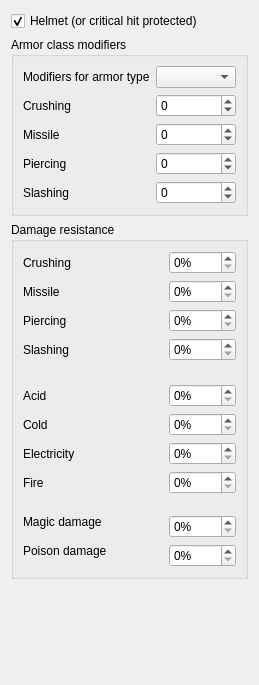
<?xml version="1.0" encoding="UTF-8"?>
<ui version="4.0">
 <class>Enemy</class>
 <widget class="QWidget" name="Enemy">
  <property name="geometry">
   <rect>
    <x>0</x>
    <y>0</y>
    <width>259</width>
    <height>685</height>
   </rect>
  </property>
  <property name="windowTitle">
   <string>Form</string>
  </property>
  <layout class="QVBoxLayout" name="verticalLayout">
   <item>
    <widget class="QCheckBox" name="helmet">
     <property name="enabled">
      <bool>true</bool>
     </property>
     <property name="text">
      <string>Helmet (or critical hit protected)</string>
     </property>
     <property name="checked">
      <bool>true</bool>
     </property>
    </widget>
   </item>
   <item>
    <widget class="QGroupBox" name="armorClassModifersGroup">
     <property name="title">
      <string>Armor class modifiers</string>
     </property>
     <layout class="QGridLayout" name="gridLayout">
      <item row="0" column="0">
       <widget class="QLabel" name="armorLabel">
        <property name="text">
         <string>Modifiers for armor type</string>
        </property>
        <property name="buddy">
         <cstring>armor</cstring>
        </property>
       </widget>
      </item>
      <item row="0" column="1">
       <widget class="QComboBox" name="armor"/>
      </item>
      <item row="1" column="0">
       <widget class="QLabel" name="crushingModifierLabel">
        <property name="text">
         <string>Crushing</string>
        </property>
        <property name="buddy">
         <cstring>crushingModifier</cstring>
        </property>
       </widget>
      </item>
      <item row="1" column="1">
       <widget class="QSpinBox" name="crushingModifier">
        <property name="minimum">
         <number>-10</number>
        </property>
        <property name="maximum">
         <number>10</number>
        </property>
       </widget>
      </item>
      <item row="2" column="0">
       <widget class="QLabel" name="missileModifierLabel">
        <property name="text">
         <string>Missile</string>
        </property>
        <property name="buddy">
         <cstring>missileModifier</cstring>
        </property>
       </widget>
      </item>
      <item row="2" column="1">
       <widget class="QSpinBox" name="missileModifier">
        <property name="minimum">
         <number>-10</number>
        </property>
        <property name="maximum">
         <number>10</number>
        </property>
       </widget>
      </item>
      <item row="3" column="0">
       <widget class="QLabel" name="piercingModifierLabel">
        <property name="text">
         <string>Piercing</string>
        </property>
        <property name="buddy">
         <cstring>piercingModifier</cstring>
        </property>
       </widget>
      </item>
      <item row="3" column="1">
       <widget class="QSpinBox" name="piercingModifier">
        <property name="minimum">
         <number>-10</number>
        </property>
        <property name="maximum">
         <number>10</number>
        </property>
       </widget>
      </item>
      <item row="4" column="0">
       <widget class="QLabel" name="slashingModifierLabel">
        <property name="text">
         <string>Slashing</string>
        </property>
        <property name="buddy">
         <cstring>slashingModifier</cstring>
        </property>
       </widget>
      </item>
      <item row="4" column="1">
       <widget class="QSpinBox" name="slashingModifier">
        <property name="minimum">
         <number>-10</number>
        </property>
        <property name="maximum">
         <number>10</number>
        </property>
       </widget>
      </item>
     </layout>
    </widget>
   </item>
   <item>
    <widget class="QGroupBox" name="damageResistanceGroup">
     <property name="title">
      <string>Damage resistance</string>
     </property>
     <layout class="QGridLayout" name="gridLayout_2">
      <item row="0" column="0">
       <widget class="QLabel" name="crushingResistanceLabel">
        <property name="text">
         <string>Crushing</string>
        </property>
        <property name="buddy">
         <cstring>crushingResistance</cstring>
        </property>
       </widget>
      </item>
      <item row="0" column="2">
       <widget class="QSpinBox" name="crushingResistance">
        <property name="suffix">
         <string>%</string>
        </property>
        <property name="maximum">
         <number>100</number>
        </property>
        <property name="singleStep">
         <number>5</number>
        </property>
       </widget>
      </item>
      <item row="1" column="0">
       <widget class="QLabel" name="missileResistanceLabel">
        <property name="text">
         <string>Missile</string>
        </property>
        <property name="buddy">
         <cstring>missileResistance</cstring>
        </property>
       </widget>
      </item>
      <item row="1" column="2">
       <widget class="QSpinBox" name="missileResistance">
        <property name="suffix">
         <string>%</string>
        </property>
        <property name="maximum">
         <number>100</number>
        </property>
        <property name="singleStep">
         <number>5</number>
        </property>
       </widget>
      </item>
      <item row="2" column="0">
       <widget class="QLabel" name="piercingResistanceLabel">
        <property name="text">
         <string>Piercing</string>
        </property>
        <property name="buddy">
         <cstring>piercingResistance</cstring>
        </property>
       </widget>
      </item>
      <item row="2" column="2">
       <widget class="QSpinBox" name="piercingResistance">
        <property name="suffix">
         <string>%</string>
        </property>
        <property name="maximum">
         <number>100</number>
        </property>
        <property name="singleStep">
         <number>5</number>
        </property>
       </widget>
      </item>
      <item row="3" column="0">
       <widget class="QLabel" name="slashingResistanceLabel">
        <property name="text">
         <string>Slashing</string>
        </property>
        <property name="buddy">
         <cstring>slashingResistance</cstring>
        </property>
       </widget>
      </item>
      <item row="3" column="2">
       <widget class="QSpinBox" name="slashingResistance">
        <property name="suffix">
         <string>%</string>
        </property>
        <property name="maximum">
         <number>100</number>
        </property>
        <property name="singleStep">
         <number>5</number>
        </property>
       </widget>
      </item>
      <item row="4" column="1">
       <spacer name="damageResistanceSpacer1">
        <property name="orientation">
         <enum>Qt::Vertical</enum>
        </property>
        <property name="sizeType">
         <enum>QSizePolicy::Fixed</enum>
        </property>
        <property name="sizeHint" stdset="0">
         <size>
          <width>17</width>
          <height>17</height>
         </size>
        </property>
       </spacer>
      </item>
      <item row="5" column="0">
       <widget class="QLabel" name="acidResistanceLabel">
        <property name="text">
         <string>Acid</string>
        </property>
        <property name="buddy">
         <cstring>acidResistance</cstring>
        </property>
       </widget>
      </item>
      <item row="5" column="2">
       <widget class="QSpinBox" name="acidResistance">
        <property name="suffix">
         <string>%</string>
        </property>
        <property name="maximum">
         <number>100</number>
        </property>
        <property name="singleStep">
         <number>5</number>
        </property>
       </widget>
      </item>
      <item row="6" column="0">
       <widget class="QLabel" name="coldResistanceLabel">
        <property name="text">
         <string>Cold</string>
        </property>
        <property name="buddy">
         <cstring>coldResistance</cstring>
        </property>
       </widget>
      </item>
      <item row="6" column="2">
       <widget class="QSpinBox" name="coldResistance">
        <property name="suffix">
         <string>%</string>
        </property>
        <property name="maximum">
         <number>100</number>
        </property>
        <property name="singleStep">
         <number>5</number>
        </property>
       </widget>
      </item>
      <item row="7" column="0">
       <widget class="QLabel" name="electricityResistanceLabel">
        <property name="text">
         <string>Electricity</string>
        </property>
        <property name="buddy">
         <cstring>electricityResistance</cstring>
        </property>
       </widget>
      </item>
      <item row="7" column="2">
       <widget class="QSpinBox" name="electricityResistance">
        <property name="suffix">
         <string>%</string>
        </property>
        <property name="maximum">
         <number>100</number>
        </property>
        <property name="singleStep">
         <number>5</number>
        </property>
       </widget>
      </item>
      <item row="8" column="0">
       <widget class="QLabel" name="fireResistanceLabel">
        <property name="text">
         <string>Fire</string>
        </property>
        <property name="buddy">
         <cstring>fireResistance</cstring>
        </property>
       </widget>
      </item>
      <item row="8" column="2">
       <widget class="QSpinBox" name="fireResistance">
        <property name="suffix">
         <string>%</string>
        </property>
        <property name="maximum">
         <number>100</number>
        </property>
        <property name="singleStep">
         <number>5</number>
        </property>
       </widget>
      </item>
      <item row="9" column="1">
       <spacer name="damageResistanceSpacer2">
        <property name="orientation">
         <enum>Qt::Vertical</enum>
        </property>
        <property name="sizeType">
         <enum>QSizePolicy::Fixed</enum>
        </property>
        <property name="sizeHint" stdset="0">
         <size>
          <width>15</width>
          <height>15</height>
         </size>
        </property>
       </spacer>
      </item>
      <item row="10" column="0" colspan="2">
       <widget class="QLabel" name="magicDamageResistanceLabel">
        <property name="text">
         <string>Magic damage</string>
        </property>
        <property name="buddy">
         <cstring>magicDamageResistance</cstring>
        </property>
       </widget>
      </item>
      <item row="10" column="2" rowspan="2">
       <widget class="QSpinBox" name="magicDamageResistance">
        <property name="suffix">
         <string>%</string>
        </property>
        <property name="maximum">
         <number>100</number>
        </property>
        <property name="singleStep">
         <number>5</number>
        </property>
       </widget>
      </item>
      <item row="11" column="0" rowspan="2" colspan="2">
       <widget class="QLabel" name="poisonDamageResistanceLabel">
        <property name="text">
         <string>Poison damage</string>
        </property>
        <property name="buddy">
         <cstring>poisonDamageResistance</cstring>
        </property>
       </widget>
      </item>
      <item row="12" column="2">
       <widget class="QSpinBox" name="poisonDamageResistance">
        <property name="suffix">
         <string>%</string>
        </property>
        <property name="maximum">
         <number>100</number>
        </property>
        <property name="singleStep">
         <number>5</number>
        </property>
       </widget>
      </item>
     </layout>
    </widget>
   </item>
   <item>
    <spacer name="bottomSpacer">
     <property name="orientation">
      <enum>Qt::Vertical</enum>
     </property>
     <property name="sizeHint" stdset="0">
      <size>
       <width>20</width>
       <height>18</height>
      </size>
     </property>
    </spacer>
   </item>
  </layout>
 </widget>
 <resources/>
 <connections/>
</ui>
